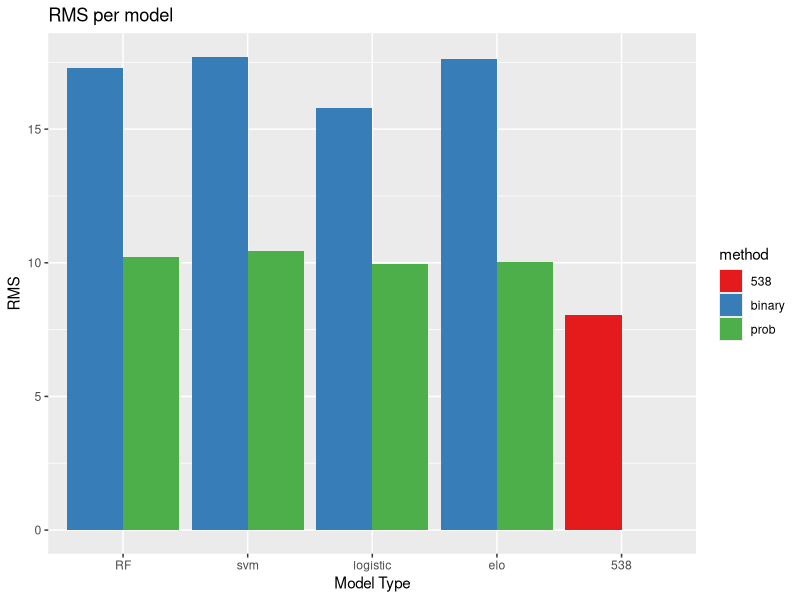
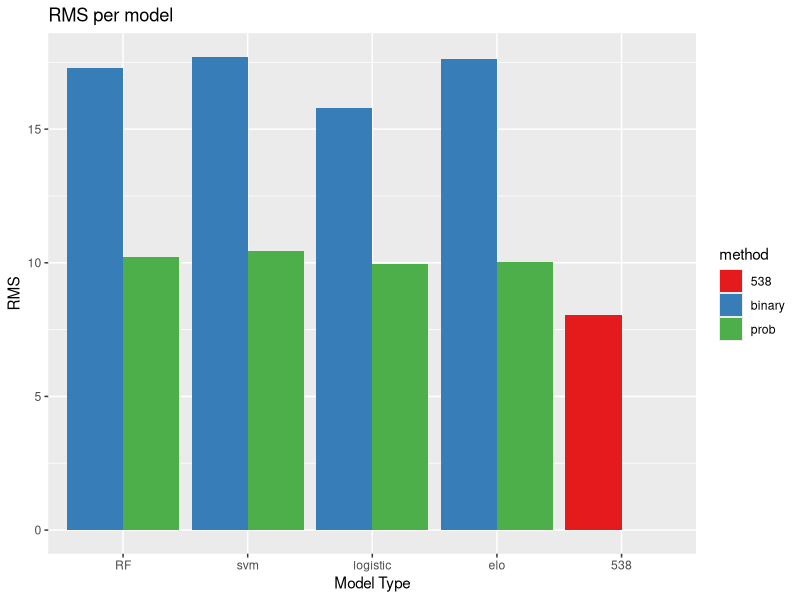

Reproduce these figures in R, in order.
library(ggplot2)
model = c('RF', 'RF', 'svm', 'svm', 'logistic', 'logistic', 'elo', 'elo', '538', '538')
method = c('binary', 'prob', 'binary', 'prob', 'binary', 'prob', 'binary', 'prob', '538', 'binary')
rms = c(17.28390388, 10.229010715221683, 17.704048501213876, 10.444044981405741,
        15.7786775956, 9.93646483078, 17.6427511082, 10.0255933378, 8.06, 0)
df = data.frame(model, method, rms)
df$model <- factor(df$model, levels = unique(df$model))
ggplot(df, aes(x=factor(model), y=rms, fill=method)) +
  geom_bar(stat="identity", position="dodge") +
  scale_fill_brewer(palette="Set1") +
  labs(x = "Model Type", y="RMS", title="RMS per model")
ggsave("rms_plot.png")
